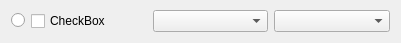
<?xml version="1.0" encoding="UTF-8"?>
<ui version="4.0">
 <class>QvkCameraOneSingle</class>
 <widget class="QWidget" name="QvkCameraOneSingle">
  <property name="geometry">
   <rect>
    <x>0</x>
    <y>0</y>
    <width>401</width>
    <height>43</height>
   </rect>
  </property>
  <property name="windowTitle">
   <string>Form</string>
  </property>
  <layout class="QHBoxLayout" name="horizontalLayout_2">
   <property name="topMargin">
    <number>3</number>
   </property>
   <property name="bottomMargin">
    <number>3</number>
   </property>
   <item>
    <layout class="QGridLayout" name="gridLayout" columnstretch="0,1,1,1">
     <item row="0" column="1">
      <widget class="QCheckBox" name="checkBoxCameraOneOnOff">
       <property name="text">
        <string>CheckBox</string>
       </property>
      </widget>
     </item>
     <item row="0" column="3">
      <widget class="QComboBox" name="comboBoxCameraOneResolution"/>
     </item>
     <item row="0" column="2">
      <widget class="QComboBox" name="comboBoxCameraOnePixelformat"/>
     </item>
     <item row="0" column="0">
      <layout class="QHBoxLayout" name="horizontalLayout">
       <item>
        <widget class="QRadioButton" name="radioButton">
         <property name="text">
          <string notr="true"/>
         </property>
         <property name="shortcut">
          <string notr="true"/>
         </property>
        </widget>
       </item>
      </layout>
     </item>
    </layout>
   </item>
  </layout>
 </widget>
 <resources/>
 <connections/>
</ui>
